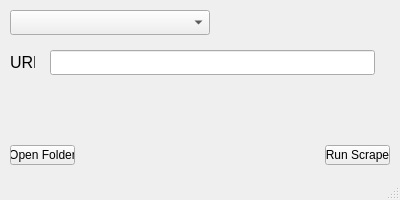
<?xml version="1.0" encoding="UTF-8"?>
<ui version="4.0">
 <class>MainWindow</class>
 <widget class="QMainWindow" name="MainWindow">
  <property name="geometry">
   <rect>
    <x>0</x>
    <y>0</y>
    <width>400</width>
    <height>200</height>
   </rect>
  </property>
  <property name="windowTitle">
   <string>MediaMiner</string>
  </property>
  <property name="layoutDirection">
   <enum>Qt::LeftToRight</enum>
  </property>
  <property name="iconSize">
   <size>
    <width>0</width>
    <height>0</height>
   </size>
  </property>
  <widget class="QWidget" name="centralwidget">
   <widget class="QComboBox" name="media_type_selector">
    <property name="geometry">
     <rect>
      <x>10</x>
      <y>10</y>
      <width>200</width>
      <height>25</height>
     </rect>
    </property>
    <property name="currentIndex">
     <number>-1</number>
    </property>
    <property name="maxVisibleItems">
     <number>3</number>
    </property>
   </widget>
   <widget class="QLineEdit" name="url_line_edit">
    <property name="geometry">
     <rect>
      <x>50</x>
      <y>50</y>
      <width>325</width>
      <height>25</height>
     </rect>
    </property>
   </widget>
   <widget class="QLabel" name="URL_label">
    <property name="geometry">
     <rect>
      <x>10</x>
      <y>50</y>
      <width>25</width>
      <height>25</height>
     </rect>
    </property>
    <property name="font">
     <font>
      <pointsize>12</pointsize>
     </font>
    </property>
    <property name="cursor">
     <cursorShape>ArrowCursor</cursorShape>
    </property>
    <property name="text">
     <string>URL</string>
    </property>
   </widget>
   <widget class="QPushButton" name="folder_button">
    <property name="geometry">
     <rect>
      <x>10</x>
      <y>145</y>
      <width>65</width>
      <height>20</height>
     </rect>
    </property>
    <property name="text">
     <string>Open Folder</string>
    </property>
   </widget>
   <widget class="QPushButton" name="run_button">
    <property name="geometry">
     <rect>
      <x>325</x>
      <y>145</y>
      <width>65</width>
      <height>20</height>
     </rect>
    </property>
    <property name="text">
     <string>Run Scrape</string>
    </property>
   </widget>
  </widget>
  <widget class="QStatusBar" name="statusbar"/>
 </widget>
 <resources/>
 <connections/>
</ui>
